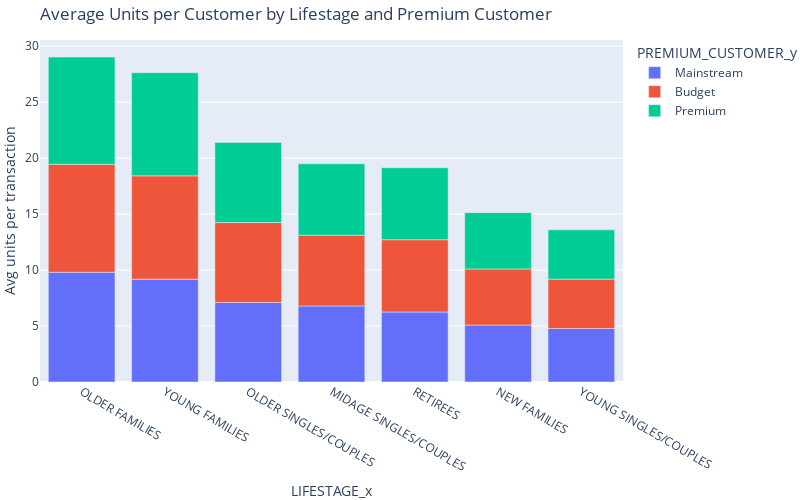

Source (notebook cell):
### Markdown cell above
There are more Mainstream - young singles/couples and Mainstream - retirees who buy chips. 
This contributes to there being more sales to these customer segments but this is not a major driver for the Budget
- Older families segment.

### Code cell
# Calculate the average number of units per customer by LIFESTAGE and PREMIUM_CUSTOMER
avg_units = data.groupby(['LIFESTAGE_x', 'PREMIUM_CUSTOMER_y']).agg(AVG=('PROD_QTY', 'sum')).reset_index()
avg_units['AVG'] /= data.groupby(['LIFESTAGE_x', 'PREMIUM_CUSTOMER_y'])['LYLTY_CARD_NBR'].nunique().values

# Order the DataFrame by AVG in descending order
avg_units = avg_units.sort_values(by='AVG', ascending=False)

# Create a bar plot
fig = px.bar(avg_units, x='LIFESTAGE_x', y='AVG', color='PREMIUM_CUSTOMER_y',
             title='Average Units per Customer by Lifestage and Premium Customer',
             labels={'AVG': 'Avg units per transaction'},
             category_orders={"LIFESTAGE_x": avg_units['LIFESTAGE_x'].tolist()})

# Adjust size and layout
fig.update_layout(width=800, height=500, margin=dict(l=0, r=0, b=0, t=40))

# Show the figure
fig.show()

### Figure 1 — Plotly figure (JSON) as saved in the notebook; plotly's stock layout.template omitted (floating-point values rounded to 4 significant figures)
{"data": [{"alignmentgroup": "True", "hovertemplate": "PREMIUM_CUSTOMER_y=Mainstream<br>LIFESTAGE_x=%{x}<br>Avg units per transaction=%{y}<extra></extra>", "legendgroup": "Mainstream", "marker": {"color": "#636efa", "pattern": {"shape": ""}}, "name": "Mainstream", "offsetgroup": "Mainstream", "orientation": "v", "showlegend": true, "textposition": "auto", "type": "bar", "x": ["OLDER FAMILIES", "YOUNG FAMILIES", "OLDER SINGLES/COUPLES", "MIDAGE SINGLES/COUPLES", "RETIREES", "NEW FAMILIES", "YOUNG SINGLES/COUPLES"], "xaxis": "x", "y": [9.804, 9.18, 7.099, 6.796, 6.254, 5.087, 4.776], "yaxis": "y"}, {"alignmentgroup": "True", "hovertemplate": "PREMIUM_CUSTOMER_y=Budget<br>LIFESTAGE_x=%{x}<br>Avg units per transaction=%{y}<extra></extra>", "legendgroup": "Budget", "marker": {"color": "#EF553B", "pattern": {"shape": ""}}, "name": "Budget", "offsetgroup": "Budget", "orientation": "v", "showlegend": true, "textposition": "auto", "type": "bar", "x": ["OLDER FAMILIES", "YOUNG FAMILIES", "OLDER SINGLES/COUPLES", "RETIREES", "MIDAGE SINGLES/COUPLES", "NEW FAMILIES", "YOUNG SINGLES/COUPLES"], "xaxis": "x", "y": [9.64, 9.238, 7.145, 6.458, 6.314, 5.01, 4.411], "yaxis": "y"}, {"alignmentgroup": "True", "hovertemplate": "PREMIUM_CUSTOMER_y=Premium<br>LIFESTAGE_x=%{x}<br>Avg units per transaction=%{y}<extra></extra>", "legendgroup": "Premium", "marker": {"color": "#00cc96", "pattern": {"shape": ""}}, "name": "Premium", "offsetgroup": "Premium", "orientation": "v", "showlegend": true, "textposition": "auto", "type": "bar", "x": ["OLDER FAMILIES", "YOUNG FAMILIES", "OLDER SINGLES/COUPLES", "RETIREES", "MIDAGE SINGLES/COUPLES", "NEW FAMILIES", "YOUNG SINGLES/COUPLES"], "xaxis": "x", "y": [9.578, 9.209, 7.155, 6.427, 6.387, 5.029, 4.402], "yaxis": "y"}], "layout": {"barmode": "relative", "height": 500, "legend": {"title": {"text": "PREMIUM_CUSTOMER_y"}, "tracegroupgap": 0}, "margin": {"b": 0, "l": 0, "r": 0, "t": 40}, "title": {"text": "Average Units per Customer by Lifestage and Premium Customer"}, "width": 800, "xaxis": {"anchor": "y", "categoryarray": ["OLDER FAMILIES", "OLDER FAMILIES", "OLDER FAMILIES", "YOUNG FAMILIES", "YOUNG FAMILIES", "YOUNG FAMILIES", "OLDER SINGLES/COUPLES", "OLDER SINGLES/COUPLES", "OLDER SINGLES/COUPLES", "MIDAGE SINGLES/COUPLES", "RETIREES", "RETIREES", "MIDAGE SINGLES/COUPLES", "MIDAGE SINGLES/COUPLES", "RETIREES", "NEW FAMILIES", "NEW FAMILIES", "NEW FAMILIES", "YOUNG SINGLES/COUPLES", "YOUNG SINGLES/COUPLES", "YOUNG SINGLES/COUPLES"], "categoryorder": "array", "domain": [0, 1], "title": {"text": "LIFESTAGE_x"}}, "yaxis": {"anchor": "x", "domain": [0, 1], "title": {"text": "Avg units per transaction"}}}}
